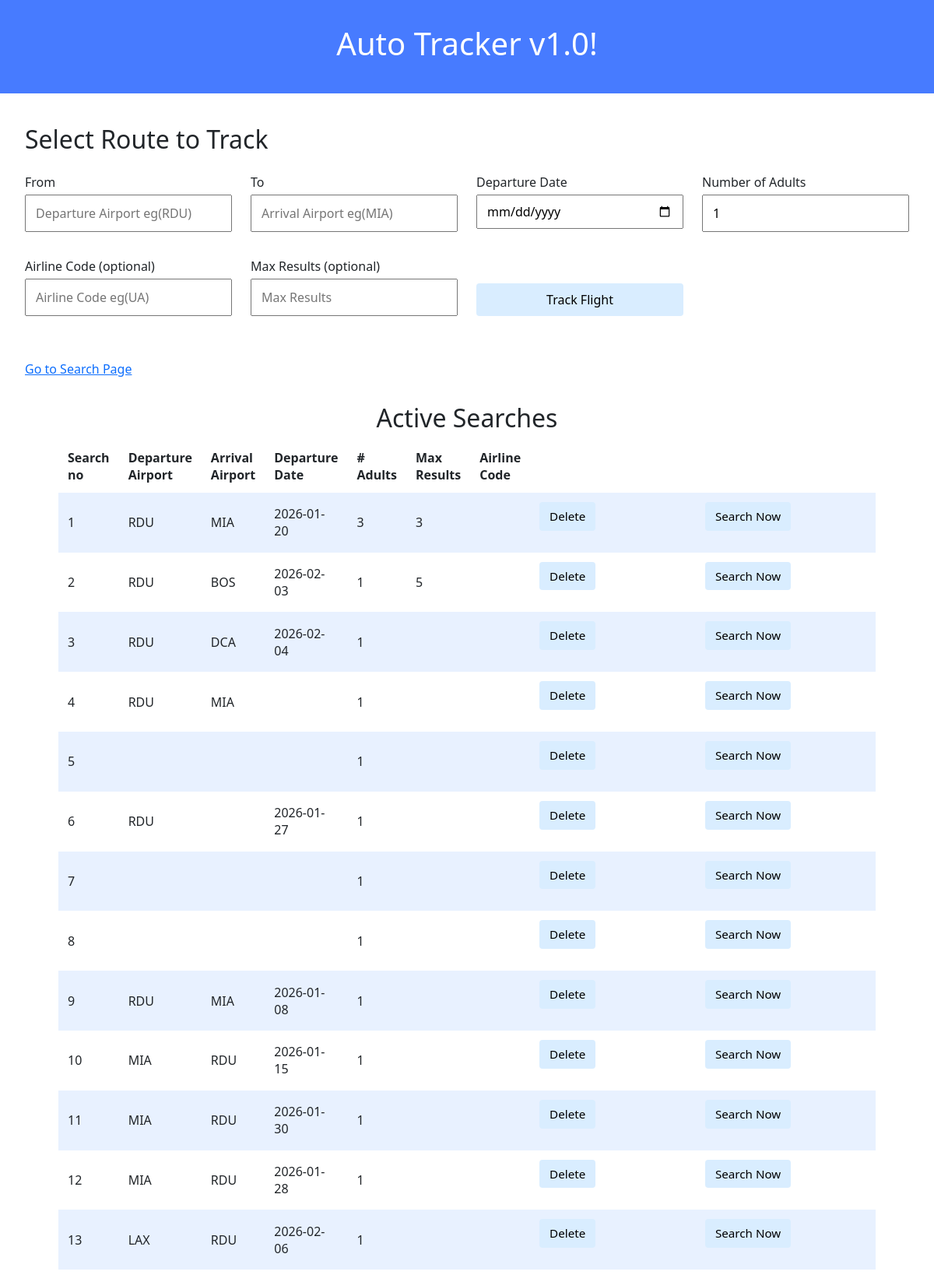
The app's page /autotrack, older data.
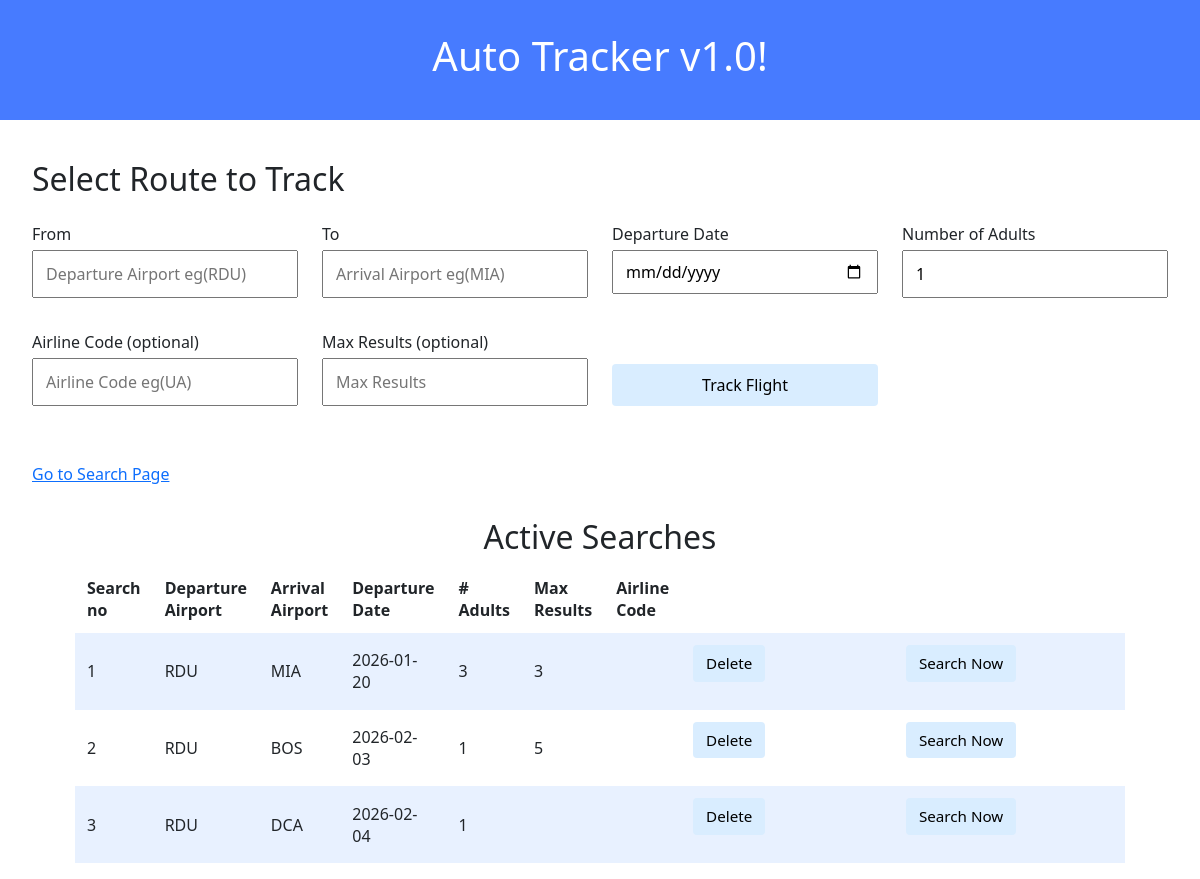
The same page, newer data.
### tables this page shows
CREATE TABLE searches (id INTEGER PRIMARY KEY AUTOINCREMENT NOT NULL, origin TEXT NOT NULL, destination TEXT NOT NULL, date DATE NOT NULL, adults INTEGER, results INTEGER, airline TEXT);

### app.py (the view)
@app.route('/autotrack', methods=['GET', 'POST'])
def autotrack():
    if request.method == 'POST':
        origin = request.form.get('origin').upper()
        destination = request.form.get('destination').upper()
        departure_date = request.form.get('departure_date')
        adults = int(request.form.get('adults', 1))
        airline_code = request.form.get('airline_code')
        max_results = request.form.get('max_results')
        db = get_db()
        cur = db.cursor()
        cur.execute("INSERT INTO searches (origin, destination, date, adults, results, airline) VALUES (?, ?, ?, ?, ?, ?)",
                    (origin, destination, departure_date, adults, max_results, airline_code))
        db.commit()
        return redirect('/autotrack')
    else:
        db = get_db()
        db.row_factory = sqlite3.Row
        cur = db.cursor()
        cur.execute("SELECT * FROM searches")
        tracked_table = cur.fetchall()
        return render_template('autotrack.html', tracked_table=tracked_table)

### app.py (called while the page is built)
def get_db():
    if 'db' not in g:
        g.db = sqlite3.connect('tracked.db')
    return g.db

### templates/autotrack.html (shortened to what this page needs)
<html lang="en">
    <head>
        <link href="https://cdn.jsdelivr.net/npm/bootstrap@5.3.8/dist/css/bootstrap.min.css" rel="stylesheet">
        <link rel="stylesheet" href="/static/styles.css">
    </head>
    <body>
        <div class="header">
            <h1>Auto Tracker v1.0!</h1>
        </div>
        <div class="section">
            <h2>Select Route to Track</h2>
            <form action="/autotrack" method="post" class="search_form">
                <div class="form-group">
                    <label for="bookFlightOriginInput">From</label>
                    <input autocomplete="off" autofocus name="origin" placeholder="Departure Airport eg(RDU)" id="bookFlightOriginInput" type="text">
                </div>
                <div class="form-group">
                    <label for="bookFlightDestinationInput">To</label>
                    <input autocomplete="off" name="destination" placeholder="Arrival Airport eg(MIA)" id="bookFlightDestinationInput" type="text">
                </div>
                <div class="form-group">
                    <label for="bookFlightDepartureDateInput">Departure Date</label>
                    <input autocomplete="off" name="departure_date" placeholder="Departure Date eg(2026-01-19)" id="bookFlightDepartureDateInput" type="date">
                </div>
                <div class="form-group">
                    <label for="bookFlightAdultsInput">Number of Adults</label>
                    <input autocomplete="off" name="adults" placeholder="Number of Adults eg(1)" id="bookFlightAdultsInput" type="number" value="1" min="1">
                </div>
                <div class="form-group">
                    <label for="bookFlightAirlineCodeInput">Airline Code (optional)</label>
                    <input autocomplete="off" name="airline_code" placeholder="Airline Code eg(UA)" id="bookFlightAirlineCodeInput" type="text">
                </div>
                <div class="form-group">
                    <label for="bookFlightMaxResultsInput">Max Results (optional)</label>
                    <input autocomplete="off" name="max_results" placeholder="Max Results" id="bookFlightMaxResultsInput" type="number">
                </div>
                <div class="form-group submit">
                    <input type="submit" value="Track Flight">
                </div>
            </form>
        </div>
        <div class="section">
            <a href="/">Go to Search Page</a>
        </div>
        <div class="container">
            <h2>Active Searches</h2>
            <table>
                <thead>
                    <tr>
                        <th>Search no</th>
                        <th>Departure Airport</th>
                        <th>Arrival Airport</th>
                        <th>Departure Date</th>
                        <th># Adults</th>
                        <th>Max Results</th>
                        <th>Airline Code</th>
                    </tr>
                </thead>
                <tbody>
                    {% for search in tracked_table %}
                    <tr>
                        <td>{{ search.id }}</td>
                        <td>{{ search.origin }}</td>
                        <td>{{ search.destination }}</td>
                        <td>{{ search.date }}</td>
                        <td>{{ search.adults }}</td>
                        <td>{{ search.results }}</td>
                        <td>{{ search.airline }}</td>
                        <td class="button_column">
                            <form action="/delete/{{ search.id }}" method="post">
                                <input type="submit" value="Delete">
                            </form>
                        </td>
                        <td class="button_column">
                            <form action="/check/{{ search.id }}" method="post">
                                <input type="submit" value="Search Now">
                            </form>
                        </td>
                    </tr>
                    {% endfor %}
                </tbody>
            </table>
        </div>
    </body>
</html>

### static/styles.css (style rules this page uses)
.header { background-color: #477bff; color: #fff; margin-bottom: 2rem; padding: 2rem 1rem; text-align: center; }
.container { margin-left: auto; margin-right: auto; padding-left: 15px; padding-right: 15px; text-align: center; width: 90%; }
.section { padding-bottom: 2rem; padding-left: 2rem; padding-right: 2rem; padding-top: 0.5rem; }
button, input[type="submit"] { background-color: #d9edff; border: 1px solid transparent; border-radius: 0.25rem; font-size: 0.95rem; font-weight: 400; line-height: 1.5; padding: 0.375rem 0.75rem; text-align: center; transition: color 0.15s ease-in-out, background-color 0.15s ease-in-out, border-color 0.15s ease-in-out, box-shadow 0.15s ease-in-out; vertical-align: middle; }
input[type="text"], input[type="number"] { line-height: 1.8; width: 25%; }
table { background-color: transparent; margin-bottom: 1rem; width: 100%; }
table th, table td { padding: 0.75rem; vertical-align: middle; }
tbody tr:nth-of-type(odd) { background-color: rgb(179, 208, 255, 0.3) }
label { display: block; margin-bottom: 0.2rem; margin-top: 1rem; margin-right: 1rem; text-align: left; width: auto; }
.search_form { display: grid; grid-template-columns: repeat(4, 1fr); gap: 1rem 1.5rem; max-width : 1200px; }
.form-group { display: flex; flex-direction: column; }
.form-group input { width: 100%; padding: 0.5rem 0.75rem; font-size: 1rem; box-sizing: border-box; }
.form-group.submit { align-self: end; }
.button_column { width: 20rem; }

Row changes from the older to the newer data that the page shows:
removed searches: id "4", origin "RDU", destination "MIA", adults "1"
removed searches: id "5", adults "1"
removed searches: id "6", origin "RDU", date "2026-01-27", adults "1"
removed searches: id "7", adults "1"
removed searches: id "8", adults "1"
removed searches: id "9", origin "RDU", destination "MIA", date "2026-01-08", adults "1"
removed searches: id "10", origin "MIA", destination "RDU", date "2026-01-15", adults "1"
removed searches: id "11", origin "MIA", destination "RDU", date "2026-01-30", adults "1"
removed searches: id "12", origin "MIA", destination "RDU", date "2026-01-28", adults "1"
removed searches: id "13", origin "LAX", destination "RDU", date "2026-02-06", adults "1"
